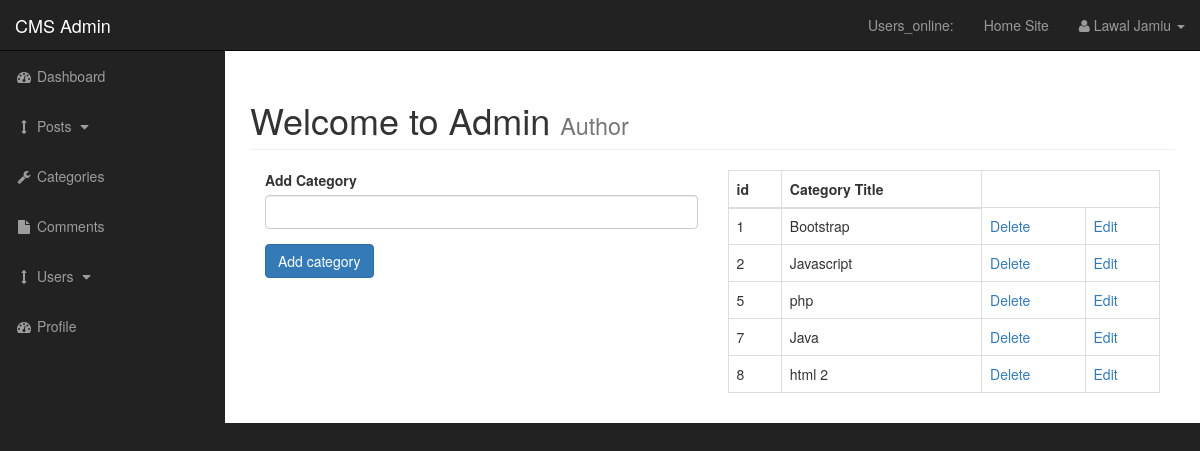
Screenshot of /admin/categories.php (signed in) with the database file from the repository.
### tables this page shows
CREATE TABLE `categories` (
  `cat_id` int(3) NOT NULL,
  `cat_title` varchar(255) NOT NULL
);

### admin/functions.php (the view, shortened to what this page needs)
<?php include "../includes/db.php" ?>
<?php
function insert_categories(){
        ?>
        <form action="" method="post">
        <div class="form-group">
            <label for="cat-title">Add Category</label>
            <input type="text" class="form-control" name="cat_title">
        </div>
        <div class="form-group">
            <input type="submit" class="btn btn-primary" name="submit" value="Add category">
        </div>
        </form>
        <?php
}
function FindAllCategories(){
    global $connection;
    $query="SELECT * FROM categories";
    $select_all_categories= mysqli_query($connection,$query);
    while($row= mysqli_fetch_assoc($select_all_categories)){
    $cat_id = $row['cat_id'];
    $cat_title  = $row['cat_title'];
        echo "<tr>";
        echo "<td>{$cat_id}</td>";
        echo "<td>{$cat_title}</td>";
        echo "<td><a href='categories.php?delete={$cat_id}'>Delete</a></td>";
        echo "<td><a href='categories.php?edit={$cat_id}'>Edit</a></td>";
        echo "</tr>";
    }
}
?>

### admin/css/sb-admin.css (style rules this page uses)
body { margin-top: 100px; background-color: #222; }
@media (min-width:768px) { body { margin-top: 50px; } }

### rows the page displays
categories: cat_id "1", cat_title "Bootstrap"
categories: cat_id "2", cat_title "Javascript"
categories: cat_id "5", cat_title "php"
categories: cat_id "7", cat_title "Java"
categories: cat_id "8", cat_title "html 2"

### other values shown
$_SESSION['firstname'] "Lawal"
$_SESSION['lastname'] "Jamiu"
